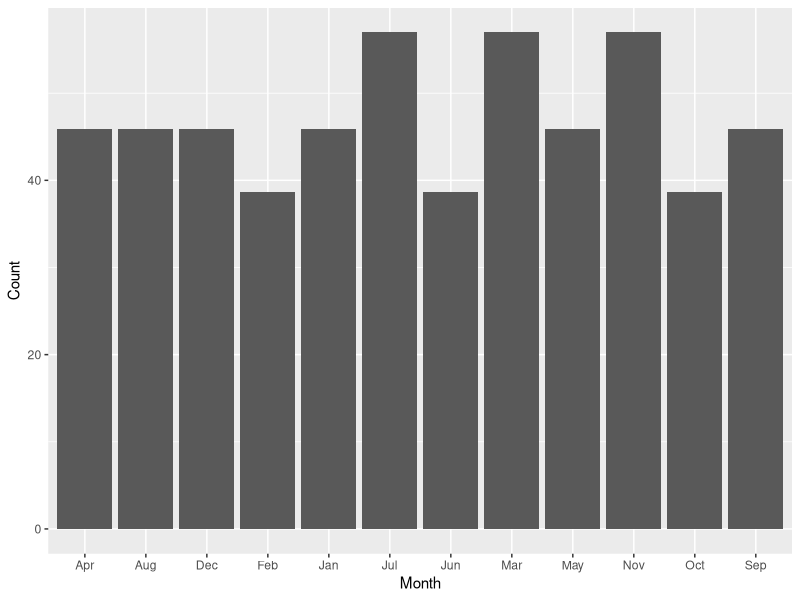
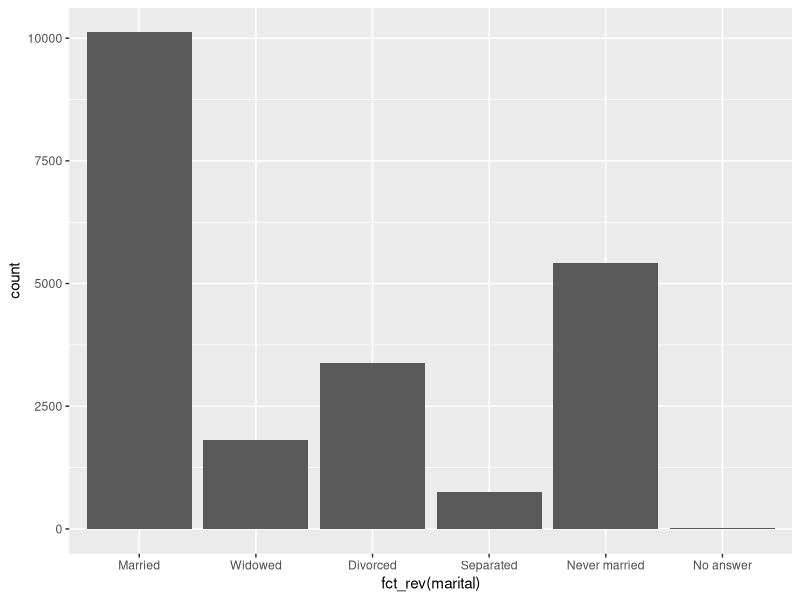
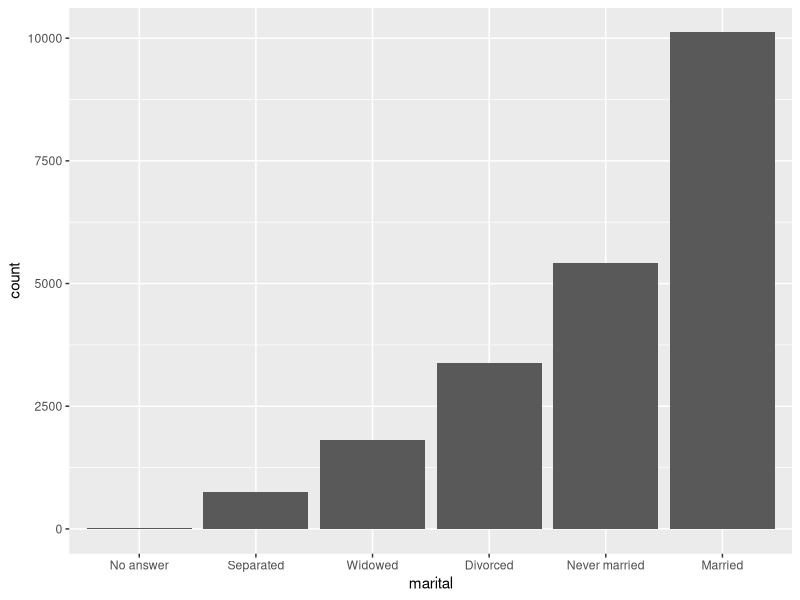
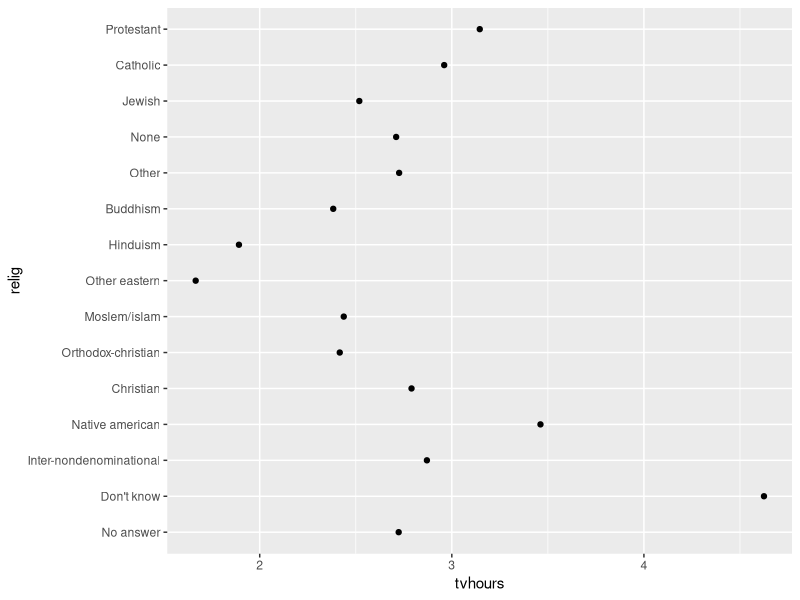
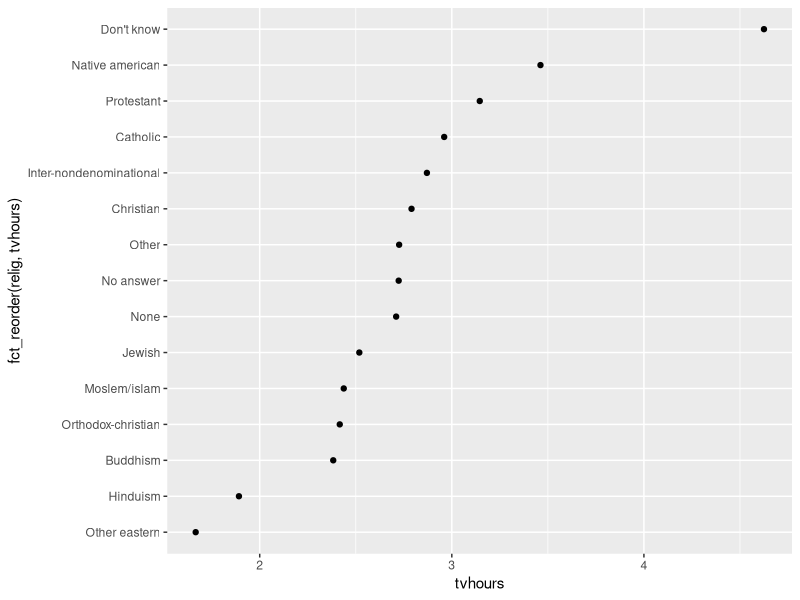
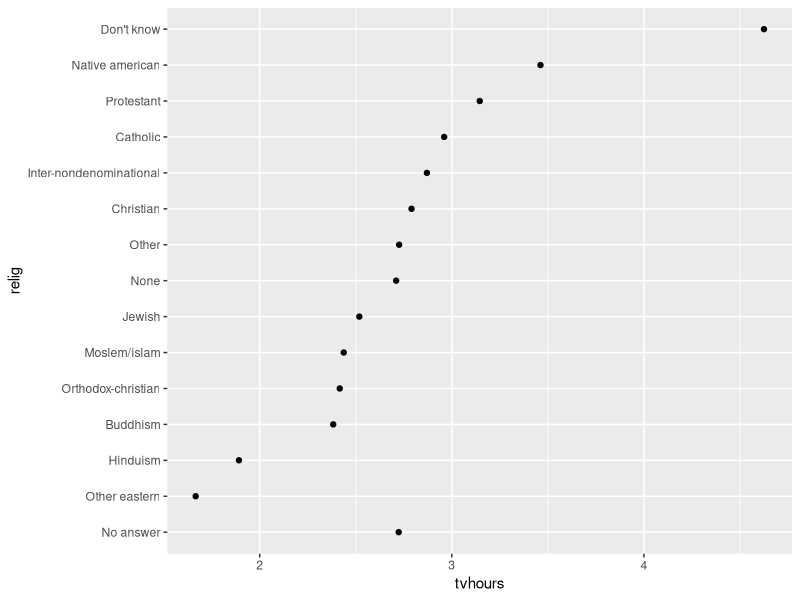

The R source for these figures, in order:

# forcats 
#  forcats = factors

library(tidyverse) 
library(forcats)

# factors gave levels
f1 = c(letters[1:5])

month_levels = month.abb


# using the factor() function
# default is alphabetical order for levels
f3 = factor(f1, levels = month_levels)
f3 

f4 = factor(f1)
f4

f5 = c(1:10)
uf = factor(f5, levels = unique(f5))
uf 


# --------
counts = rnorm(4, 50, 10)

orderedData = data.frame(
  Month= month_levels,
  Count = counts
  ) 
  ggplot( orderedData) +
  geom_bar( aes(x= Month, y= Count),
            stat = "identity")

# --------------

  

  
  
  
df = gss_cat
head(df)

df %>% count(marital)

df = df %>% 
  add_count(marital, name = "MaritalCount")

# - simple barchart
df %>% 
  ggplot() +
  geom_bar( aes(x= fct_rev(marital)))
  
# organize columns
df.organized = df %>% 
  ggplot() +
  geom_bar( aes(x= marital))


  
df %>% 
  mutate(marital = marital %>% 
           fct_infreq() %>%  fct_rev()) %>% 
  ggplot() +
  geom_bar( aes(x= marital)) 



religiousity = df %>% 
  group_by(relig) %>% 
  summarise(
    age = mean(age, na.rm=T),
    tvhours = mean(tvhours, na.rm=T),
    n = n()
  )
religiousity

# scatterplot
ggplot( religiousity,
        aes(tvhours, relig)) +
  geom_point()


# - reorder the levels of religion
# arranged based on tv hours
ggplot(religiousity,
       aes(x= tvhours,
           fct_reorder(relig, tvhours))) +
  geom_point()


# -- change the order of levels
# 'no answer' will come first in levels
religiousity = religiousity %>% 
  mutate(relig = fct_reorder(relig, tvhours)) %>% 
  mutate(relig = fct_relevel(relig, "No answer"))
ggplot( religiousity,
        aes(tvhours, relig)) +
  geom_point()



# - look @ part id
df.party = df %>% 
  count(partyid)
df.party

# -- clean up the level names
df.party2 = df %>% 
  mutate(partyid = fct_recode(partyid,
                              "Republican, strong" = "Strong republican",
                              "Republican, weak" = "Not str republican",
                              "Independent, near Republican" = "Ind,near rep",
                              "Independent, near Democrat" = "Ind,near dem",
                              "Democrat, weak" = "Not str democrat",
                              "Democrat, strong" = "Strong democrat"
                              ))

df.party2 

df.party2 = df.party %>% 
  mutate(partyid = fct_collapse(partyid,
                                "other" = c("Don't know", "Other party"),
                                "Republican" = c("Strong republican",
                                                 "Not str republican"),
                                "Independent" = c("Ind,near rep",
                                                  "Ind,near dem",
                                                  "Independent"),
                                "Democrat" = c("Not str democrat",
                                               "Strong democrat") ))
df.party %>% count(partyid)




# - fct_lump() to lump count the top 3 levels everything else is in 'other'
df %>% 
  mutate(marital = fct_lump_n(marital, n= 3)) %>% 
  count(marital)



